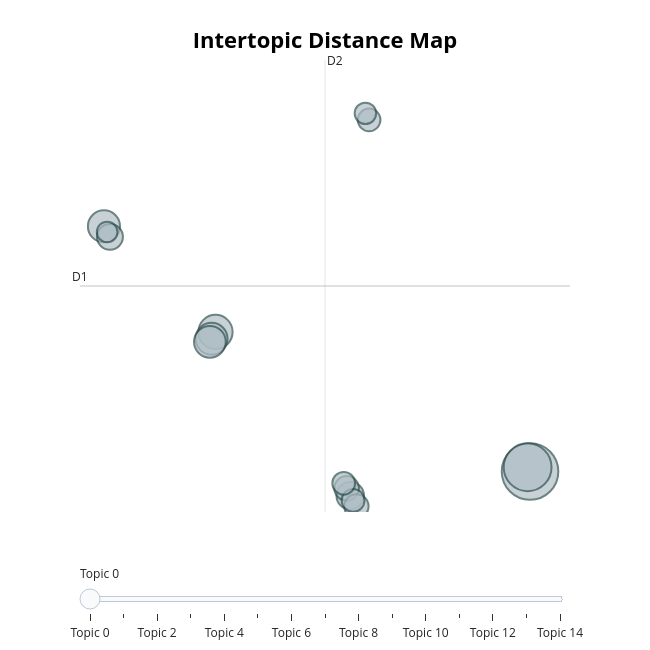

Write notebook code for a chart like this one.
### Code cell
topic_model.visualize_topics(top_n_topics=15)

### Figure 1 — Plotly figure (JSON) as saved in the notebook; plotly's stock layout.template omitted (floating-point values rounded to 4 significant figures)
{"data": [{"customdata": [[0, "coffee | cup | cups | roast | espresso", 13120], [1, "tea | green | teas | drink | flavor", 9366], [2, "cat | cats | food | eat | chicken", 4789], [3, "bread | flour | gluten | mix | cake", 4223], [4, "dog | treats | dogs | treat | toy", 4189], [5, "dog | food | dogs | foods | wellness", 4130], [6, "price | shipping | order | received | ordered", 3092], [7, "peanut | butter | nuts | peanuts | almonds", 2758], [8, "chocolate | cocoa | dark | chocolates | bar", 2472], [9, "cookies | cookie | chocolate | ginger | taste", 2418], [10, "candy | candies | bears | gummy | haribo", 2146], [11, "sugar | stevia | splenda | sweetener | sweet", 2127], [12, "noodles | pasta | noodle | ramen | sauce", 2109], [13, "sauce | hot | sauces | heat | tabasco", 1883], [14, "cereal | cereals | fiber | flakes | breakfast", 1737]], "hovertemplate": "<b>Topic %{customdata[0]}</b><br>%{customdata[1]}<br>Size: %{customdata[2]}", "legendgroup": "", "marker": {"color": "#B0BEC5", "line": {"color": "DarkSlateGrey", "width": 2}, "size": [13120, 9366, 4789, 4223, 4189, 4130, 3092, 2758, 2472, 2418, 2146, 2127, 2109, 1883, 1737], "sizemode": "area", "sizeref": 8.2, "symbol": "circle"}, "mode": "markers", "name": "", "orientation": "v", "showlegend": false, "type": "scatter", "x": [21.31, 21.11, -3.85, -12.77, -4.164, -4.297, 6.926, -12.29, 6.638, 7.421, 7.154, 6.407, 8.435, 8.14, -12.51], "xaxis": "x", "y": [-0.1063, 0.08638, 6.241, 11.05, 5.929, 5.794, -1.209, 10.57, -0.8745, -1.696, -1.423, -0.6431, 15.89, 16.19, 10.79], "yaxis": "y"}], "layout": {"annotations": [{"showarrow": false, "text": "D1", "x": -14.68, "y": 8.332, "yshift": 10}, {"showarrow": false, "text": "D2", "x": 4.909, "xshift": 10, "y": 18.61}], "height": 650, "hoverlabel": {"bgcolor": "white", "font": {"family": "Rockwell", "size": 16}}, "legend": {"itemsizing": "constant", "tracegroupgap": 0}, "margin": {"t": 60}, "shapes": [{"line": {"color": "#CFD8DC", "width": 2}, "type": "line", "x0": 4.909, "x1": 4.909, "y0": -1.95, "y1": 18.61}, {"line": {"color": "#9E9E9E", "width": 2}, "type": "line", "x0": -14.68, "x1": 24.5, "y0": 8.332, "y1": 8.332}], "sliders": [{"active": 0, "pad": {"t": 50}, "steps": [{"args": [{"marker.color": [["red", "#B0BEC5", "#B0BEC5", "#B0BEC5", "#B0BEC5", "#B0BEC5", "#B0BEC5", "#B0BEC5", "#B0BEC5", "#B0BEC5", "#B0BEC5", "#B0BEC5", "#B0BEC5", "#B0BEC5", "#B0BEC5"]]}], "label": "Topic 0", "method": "update"}, {"args": [{"marker.color": [["#B0BEC5", "red", "#B0BEC5", "#B0BEC5", "#B0BEC5", "#B0BEC5", "#B0BEC5", "#B0BEC5", "#B0BEC5", "#B0BEC5", "#B0BEC5", "#B0BEC5", "#B0BEC5", "#B0BEC5", "#B0BEC5"]]}], "label": "Topic 1", "method": "update"}, {"args": [{"marker.color": [["#B0BEC5", "#B0BEC5", "red", "#B0BEC5", "#B0BEC5", "#B0BEC5", "#B0BEC5", "#B0BEC5", "#B0BEC5", "#B0BEC5", "#B0BEC5", "#B0BEC5", "#B0BEC5", "#B0BEC5", "#B0BEC5"]]}], "label": "Topic 2", "method": "update"}, {"args": [{"marker.color": [["#B0BEC5", "#B0BEC5", "#B0BEC5", "red", "#B0BEC5", "#B0BEC5", "#B0BEC5", "#B0BEC5", "#B0BEC5", "#B0BEC5", "#B0BEC5", "#B0BEC5", "#B0BEC5", "#B0BEC5", "#B0BEC5"]]}], "label": "Topic 3", "method": "update"}, {"args": [{"marker.color": [["#B0BEC5", "#B0BEC5", "#B0BEC5", "#B0BEC5", "red", "#B0BEC5", "#B0BEC5", "#B0BEC5", "#B0BEC5", "#B0BEC5", "#B0BEC5", "#B0BEC5", "#B0BEC5", "#B0BEC5", "#B0BEC5"]]}], "label": "Topic 4", "method": "update"}, {"args": [{"marker.color": [["#B0BEC5", "#B0BEC5", "#B0BEC5", "#B0BEC5", "#B0BEC5", "red", "#B0BEC5", "#B0BEC5", "#B0BEC5", "#B0BEC5", "#B0BEC5", "#B0BEC5", "#B0BEC5", "#B0BEC5", "#B0BEC5"]]}], "label": "Topic 5", "method": "update"}, {"args": [{"marker.color": [["#B0BEC5", "#B0BEC5", "#B0BEC5", "#B0BEC5", "#B0BEC5", "#B0BEC5", "red", "#B0BEC5", "#B0BEC5", "#B0BEC5", "#B0BEC5", "#B0BEC5", "#B0BEC5", "#B0BEC5", "#B0BEC5"]]}], "label": "Topic 6", "method": "update"}, {"args": [{"marker.color": [["#B0BEC5", "#B0BEC5", "#B0BEC5", "#B0BEC5", "#B0BEC5", "#B0BEC5", "#B0BEC5", "red", "#B0BEC5", "#B0BEC5", "#B0BEC5", "#B0BEC5", "#B0BEC5", "#B0BEC5", "#B0BEC5"]]}], "label": "Topic 7", "method": "update"}, {"args": [{"marker.color": [["#B0BEC5", "#B0BEC5", "#B0BEC5", "#B0BEC5", "#B0BEC5", "#B0BEC5", "#B0BEC5", "#B0BEC5", "red", "#B0BEC5", "#B0BEC5", "#B0BEC5", "#B0BEC5", "#B0BEC5", "#B0BEC5"]]}], "label": "Topic 8", "method": "update"}, {"args": [{"marker.color": [["#B0BEC5", "#B0BEC5", "#B0BEC5", "#B0BEC5", "#B0BEC5", "#B0BEC5", "#B0BEC5", "#B0BEC5", "#B0BEC5", "red", "#B0BEC5", "#B0BEC5", "#B0BEC5", "#B0BEC5", "#B0BEC5"]]}], "label": "Topic 9", "method": "update"}, {"args": [{"marker.color": [["#B0BEC5", "#B0BEC5", "#B0BEC5", "#B0BEC5", "#B0BEC5", "#B0BEC5", "#B0BEC5", "#B0BEC5", "#B0BEC5", "#B0BEC5", "red", "#B0BEC5", "#B0BEC5", "#B0BEC5", "#B0BEC5"]]}], "label": "Topic 10", "method": "update"}, {"args": [{"marker.color": [["#B0BEC5", "#B0BEC5", "#B0BEC5", "#B0BEC5", "#B0BEC5", "#B0BEC5", "#B0BEC5", "#B0BEC5", "#B0BEC5", "#B0BEC5", "#B0BEC5", "red", "#B0BEC5", "#B0BEC5", "#B0BEC5"]]}], "label": "Topic 11", "method": "update"}, {"args": [{"marker.color": [["#B0BEC5", "#B0BEC5", "#B0BEC5", "#B0BEC5", "#B0BEC5", "#B0BEC5", "#B0BEC5", "#B0BEC5", "#B0BEC5", "#B0BEC5", "#B0BEC5", "#B0BEC5", "red", "#B0BEC5", "#B0BEC5"]]}], "label": "Topic 12", "method": "update"}, {"args": [{"marker.color": [["#B0BEC5", "#B0BEC5", "#B0BEC5", "#B0BEC5", "#B0BEC5", "#B0BEC5", "#B0BEC5", "#B0BEC5", "#B0BEC5", "#B0BEC5", "#B0BEC5", "#B0BEC5", "#B0BEC5", "red", "#B0BEC5"]]}], "label": "Topic 13", "method": "update"}, {"args": [{"marker.color": [["#B0BEC5", "#B0BEC5", "#B0BEC5", "#B0BEC5", "#B0BEC5", "#B0BEC5", "#B0BEC5", "#B0BEC5", "#B0BEC5", "#B0BEC5", "#B0BEC5", "#B0BEC5", "#B0BEC5", "#B0BEC5", "red"]]}], "label": "Topic 14", "method": "update"}]}], "title": {"font": {"color": "Black", "size": 22}, "text": "<b>Intertopic Distance Map</b>", "x": 0.5, "xanchor": "center", "y": 0.95, "yanchor": "top"}, "width": 650, "xaxis": {"anchor": "y", "domain": [0, 1], "range": [-14.68, 24.5], "title": {"text": ""}, "visible": false}, "yaxis": {"anchor": "x", "domain": [0, 1], "range": [-1.95, 18.61], "title": {"text": ""}, "visible": false}}}
